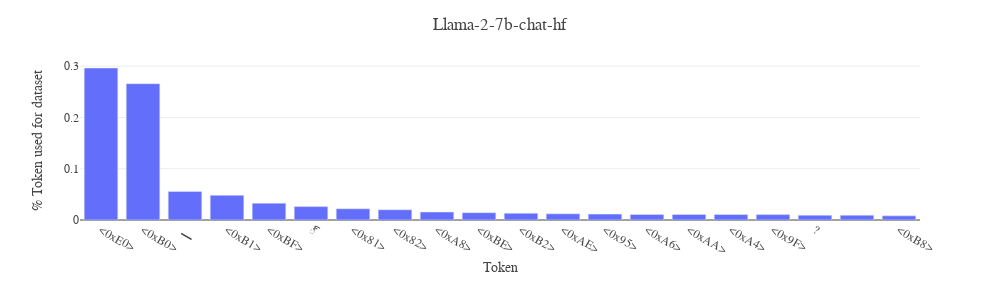

Write notebook code for a chart like this one.
### Code cell
for model in ['Llama-2-7b-chat-hf']: # Llama-2-7b-chat-hf Qwen1.5-7B-Chat 'Mistral-7B-Instruct-v0.1' 'Mixtral-8x7B-Instruct-v0.1'
    subset = df_dict[model][df_dict[model]['language'] == 'te']
    unique_dec_tokens = subset['tokens_decoded'].explode().value_counts(normalize=True).nlargest(20).reset_index()

    fig = px.bar(unique_dec_tokens, 
                x='index', 
                y='tokens_decoded')

    fig.update_layout(
        yaxis_title="% Token used for dataset",
        xaxis_title="Token",
        font_family="Times New Roman",
        width=1000,
        showlegend=False,
        height=300,
        template=custom_template,
        title=model)

    fig.show()

### Figure 1 — Plotly figure (JSON) as saved in the notebook; plotly's stock layout.template omitted (floating-point values rounded to 4 significant figures)
{"data": [{"alignmentgroup": "True", "hovertemplate": "index=%{x}<br>tokens_decoded=%{y}<extra></extra>", "legendgroup": "", "marker": {"color": "#636efa", "pattern": {"shape": ""}}, "name": "", "offsetgroup": "", "orientation": "v", "showlegend": false, "textposition": "auto", "type": "bar", "x": ["<0xE0>", "<0xB0>", "▁", "<0xB1>", "<0xBF>", "్", "<0x81>", "<0x82>", "<0xA8>", "<0xBE>", "<0xB2>", "<0xAE>", "<0x95>", "<0xA6>", "<0xAA>", "<0xA4>", "<0x9F>", "?", "<s>", "<0xB8>"], "xaxis": "x", "y": [0.2965, 0.2659, 0.05582, 0.04823, 0.03287, 0.02613, 0.02196, 0.02, 0.01555, 0.01438, 0.01311, 0.01208, 0.01147, 0.01096, 0.01082, 0.01068, 0.01049, 0.009365, 0.009365, 0.008054], "yaxis": "y"}], "layout": {"barmode": "relative", "font": {"family": "Times New Roman"}, "height": 300, "legend": {"tracegroupgap": 0}, "margin": {"t": 60}, "showlegend": false, "title": {"text": "Llama-2-7b-chat-hf"}, "width": 1000, "xaxis": {"anchor": "y", "domain": [0, 1], "title": {"text": "Token"}}, "yaxis": {"anchor": "x", "domain": [0, 1], "title": {"text": "% Token used for dataset"}}}}
